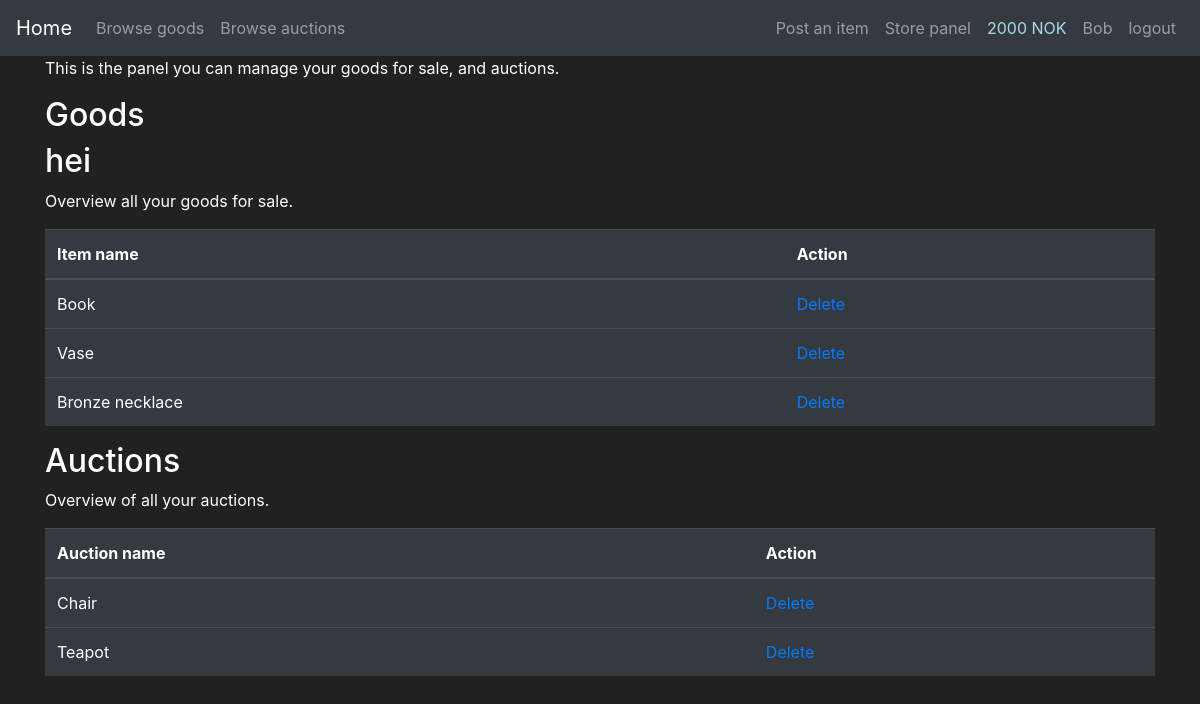
Before: /store_panel (signed in) with the older database file.
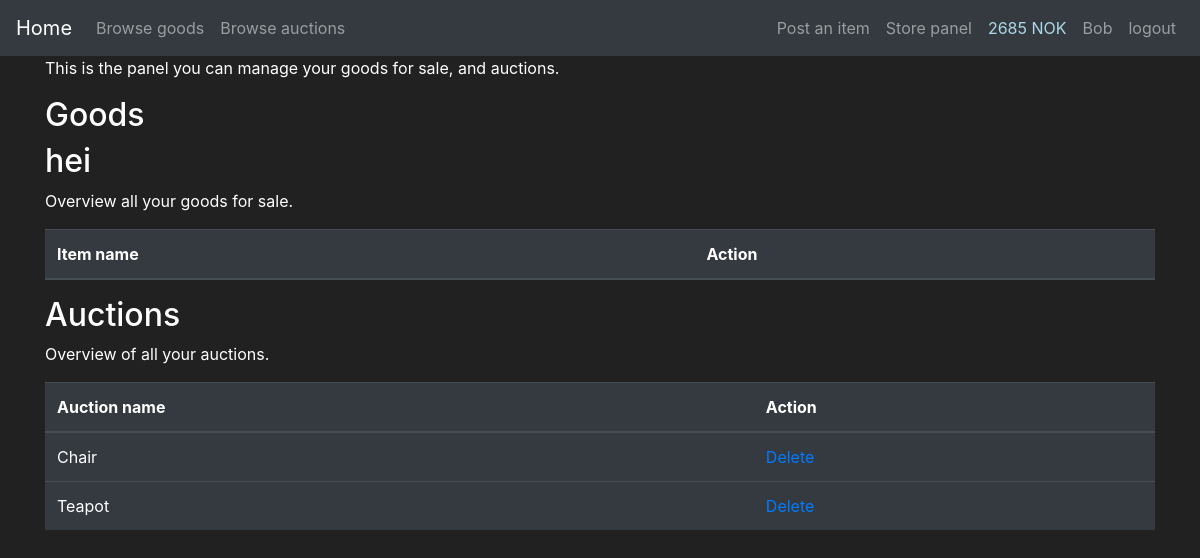
After: the same page with the newer database file.
### app_flask/models.py (models this page shows, shortened)
class User(db.Model, UserMixin):
    id = db.Column(db.Integer(), primary_key=True)
    username = db.Column(db.String(length=25), nullable=False, unique=True)
    email = db.Column(db.String(length=60), nullable=False, unique=True)
    password_hash = db.Column(db.String(length=60), nullable=False)
    profile_type = db.Column(db.Boolean(), nullable=False, default=False)
    cash = db.Column(db.Integer(), nullable=False, default=2000)
    date_created = db.Column(db.DateTime(), default=datetime.utcnow)
    goods = db.relationship('Goods', backref='goods_owned_by_user', lazy=True)
    store = db.relationship('Store', backref='store_owner', lazy=True)
    @property
    def password(self):
        return self.password

class Goods(db.Model):
    id = db.Column(db.Integer, primary_key=True)
    name = db.Column(db.String(30), nullable=False)
    description = db.Column(db.String(70), unique=False, nullable=False)
    price = db.Column(db.Integer, unique=False, nullable=False)
    product_number = db.Column(db.String(length=6), nullable=False, unique=True)
    goods_type = db.Column(db.Boolean(), nullable=False, default=False)
    date_created = db.Column(db.DateTime(), default=datetime.utcnow)
    user_owner = db.Column(db.Integer(), db.ForeignKey('user.id'))
    store_owner = db.Column(db.Integer(), db.ForeignKey('store.id'))

### app_flask/main/routes.py (the view)
@bp.route('/store_panel', methods=['GET', 'POST'])
def display_store_panel():
    buy_form = BuyGoodsForm()
    auction_form = AuctionGoodsForm()
    items = db.session.query(Goods, Store).filter(and_(Store.id == Goods.store_owner, Goods.goods_type == 0)).all()
    auction_items = db.session.query(Goods, Store).filter(
        and_(Store.id == Goods.store_owner, Goods.goods_type == 1)).all()
    return render_template('storePanel.html', items=items, auction_items=auction_items,
                           buy_form=buy_form, auction_form=auction_form)

### app_flask/models.py (called while the page is built)
@login_manager.user_loader
def load_user(user_id):
    return User.query.get(int(user_id))

### app_flask/templates/storePanel.html (shortened to what this page needs)
{% extends 'base.html' %}
{% block content %}
<div class="container">
    <p>This is the panel you can manage your goods for sale, and auctions.</p>
</div>
<div class="container">
    <h2>Goods</h2>
    <h2>hei</h2>
    <p>Overview all your goods for sale.</p>
    <table class="table table-hover table-dark">
        <thead>
            <tr>
                <th scope="col">Item name</th>
                <th scope="col">Action</th>
            </tr>
        </thead>
        <tbody>
            {% for item, store in items %}
            {% if store.user_owner==current_user.id %}
            <tr>
                <td class=".table-striped">{{item.name}}</td>
                <td class=".table-striped"><a href="{{ url_for('main.delete_goods', id=item.id)}}">Delete</a></td>
            </tr>
            {% endif %}
            {% endfor %}
        </tbody>
    </table>
</div>
<div class="container">
    <h2>Auctions</h2>
    <p>Overview of all your auctions.</p>
    <table class="table table-hover table-dark">
        <thead>
            <tr>
                <th scope="col">Auction name</th>
                <th scope="col">Action</th>
            </tr>
        </thead>
        <tbody>
        {% for item, store in auction_items %}
        {% if store.user_owner==current_user.id %}
            <tr>
                <td class=".table-striped">{{item.name}}</td>
                <td class=".table-striped"><a href="{{ url_for('main.delete_goods', id=item.id)}}">Delete</a></td>
            </tr>
        {% endif %}
        {% endfor %}
        </tbody>
    </table>
</div>
{% endblock %}

### app_flask/templates/base.html (shortened to what this page needs)
<!doctype html>
<html lang="en">
   <head>
      <link rel="stylesheet" href="https://cdn.jsdelivr.net/npm/bootstrap@4.5.3/dist/css/bootstrap.min.css">
   </head>
   <body>
    <nav class="navbar navbar-expand-md navbar-dark bg-dark">
        <a class="navbar-brand" href="{{ url_for('main.home_page') }}">Home <span class="sr-only">(current)</span></a>
        <div class="collapse navbar-collapse" id="navbarNav">
            <ul class="navbar-nav mr-auto">
                <li class="nav-item">
                    <a class="nav-link" href="{{ url_for('main.store_page') }}">Browse goods</a>
                </li>
                <li class="nav-item">
                    <a class="nav-link" href="{{ url_for('main.auction_page') }}">Browse auctions</a>
                </li>
            </ul>
            {% if current_user.username=="Admin" %}
            <ul class="navbar-nav">
                <li class="nav-item">
                    <a class="nav-link" href="{{ url_for('main.display_admin_panel') }}"> {{ current_user.username }}panel</a>
                </li>
                <li class="nav-item">
                    <a class="nav-link">{{ current_user.username }}</a>
                </li>
                <li class="nav-item">
                    <a class="nav-link" href="{{ url_for('auth.logout_page') }}">logout</a>
                </li>
            </ul>
            {% elif current_user.is_authenticated and current_user.profile_type==1 %}
            <ul class="navbar-nav">
                <li class="nav-item">
                    <a class="nav-link" href="{{ url_for('main.add_goods')}}">Post an item</a>
                </li>
                <li class="nav-item">
                    <a class="nav-link" href="{{ url_for('main.display_store_panel') }}">Store panel</a>
                </li>
                <li class="nav-item">
                    <a class="nav-link" href="#" style="color:lightblue">{{ current_user.cash }} NOK</a>
                </li>
                <li class="nav-item">
                    <a class="nav-link">{{ current_user.username }}</a>
                </li>
                <li class="nav-item">
                    <a class="nav-link" href="{{ url_for('auth.logout_page') }}">logout</a>
                </li>
            </ul>
            {% endif %}
        </div>
      </nav>
    {% block content %}
    {% endblock %}
   </body>
</html>

Changed rows visible on the page:
no longer on this page (row edited): Goods: name "Book", shown under "hei"
no longer on this page (row edited): Goods: name "Vase", shown under "hei"
no longer on this page (row edited): Goods: name "Bronze necklace", shown under "hei"
changed User "Bob": cash "2000" → "2685"
